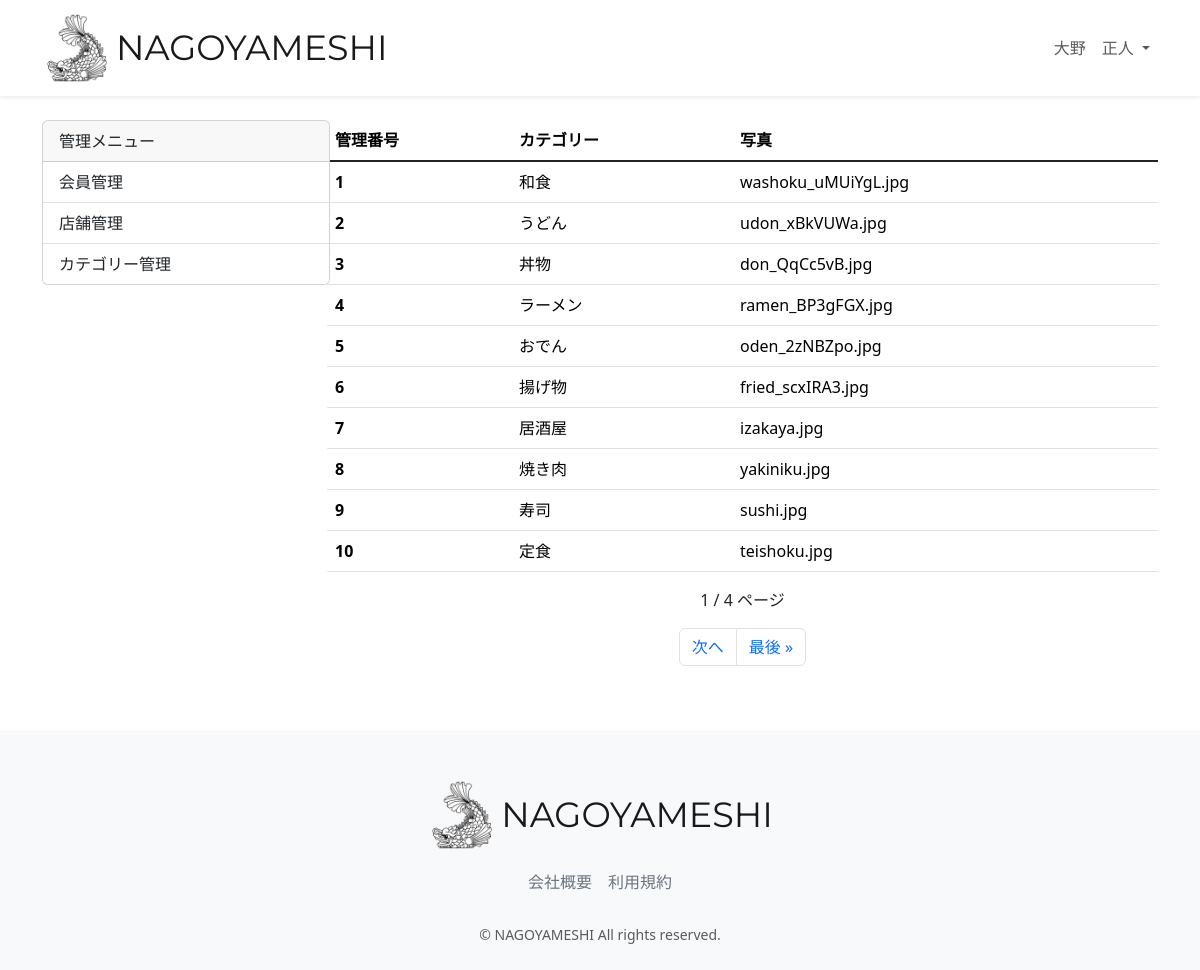
/accounts/management_category (signed in), run on the app's committed database.
### accounts/models.py (models this page shows, shortened)
class CustomUser(AbstractUser):
    user_name = models.CharField(
        max_length=128, null=True, blank=True, verbose_name="ユーザー名前"
    )
    hurigana = models.CharField(
        max_length=128, null=True, blank=True, verbose_name="フリガナ"
    )
    zip_code = models.CharField(
        max_length=16, null=True, blank=True, verbose_name="郵便番号"
    )
    address = models.CharField(
        max_length=255, null=True, blank=True, verbose_name="住所"
    )
    phone_number = models.CharField(
        max_length=20, null=True, blank=True, verbose_name="電話番号"
    )
    birthday = models.CharField(
        max_length=20, null=True, blank=True, verbose_name="誕生日"
    )
    job = models.CharField(max_length=255, null=True, blank=True, verbose_name="職業")
    subscription = models.BooleanField(default=False, verbose_name="有料会員")
    class Meta:
        verbose_name = '会員一覧'
        verbose_name_plural = "会員一覧"

### restaurant/models.py (models this page shows, shortened)
class Category(models.Model):
    name = models.CharField(verbose_name="カテゴリー名", max_length=64)
    photo = models.ImageField(verbose_name="写真", blank=True, null=True)
    class Meta:
        verbose_name = 'カテゴリー一覧'
        verbose_name_plural = "テゴリー一覧"

### accounts/views.py (the view)
# urls.py: path('management_category', views.CategoryList.as_view(),name='management_category',),
class CategoryList(OnlyManagementUserMixin, ListView):
    template_name = 'management/management_category.html'
    model = Category
    paginate_by = 10

### accounts/mixins.py (called while the page is built)
    def test_func(self):
        user = self.request.user
        return user.is_staff

### accounts/templates/management/management_category.html (shortened to what this page needs)
{% extends "layout/base.html" %}
{% load static %}
{% block content %}
<main>
  <br>
  <div class="container nagoyameshi-container pb-5">
    <div class="row justify-content-center">
      <div class="col-xl-3 col-lg-4 col-md-12">
        <div class="card" style="width: 18rem;">
          <div class="card-header">
            管理メニュー
          </div>
          <ul class="list-group list-group-flush">
            <li class="list-group-item">
              <a class="dropdown-item" href="{% url 'management_user' %}">会員管理</a>
            </li>
            <li class="list-group-item">
              <a class="dropdown-item" href="{% url 'management_shop' %}">店舗管理</a>
            </li>
            <li class="list-group-item">
              <a class="dropdown-item" href="{% url 'management_category' %}">カテゴリー管理</a>
            </li>
          </ul>
        </div>
      </div>
      <div class="col">
        <div class="d-flex justify-content-between flex-wrap">
          <table class="table">
            <thead>
              <tr>
                <th scope="col">管理番号</th>
                <th scope="col">カテゴリー</th>
                <th scope="col">写真</th>
              </tr>
            </thead>
            <tbody class="table-group-divider">
              <tr>
                {% for Category in object_list %}
                <th scope="row">{{ Category.id }}</th>
                <td>{{ Category.name }}</td>
                <td>{{ Category.photo }}</td>
              </tr>
              {% endfor %}
            </tbody>
          </table>
        </div>
        <p class="text-center">
          {{ page_obj.number }} / {{ page_obj.paginator.num_pages }} ページ<br>
        </p>
        <nav aria-label="Page navigation example">
          <ul class="pagination justify-content-center">
            {% if page_obj.has_next %}
            <li class="page-item"><a class="page-link" href="?page={{ page_obj.next_page_number }}">次へ</a></li>
            <li class="page-item"><a class="page-link" href="?page={{ page_obj.paginator.num_pages }}">最後 &raquo;</a></li>
            {% endif %}
          </ul>
        </nav>
      </div>
    </div>
  </div>
</main>
{% endblock %}

### restaurant/templates/layout/base.html (shortened to what this page needs)
{% load static %}
<!DOCTYPE html>
<html lang="ja">
  <head>
    <link href="https://cdn.jsdelivr.net/npm/bootstrap@5.3.3/dist/css/bootstrap.min.css" rel="stylesheet">
    <link href="{% static 'css/nagoyameshi.css' %}" rel="stylesheet">
  </head>
  <body>
    <div id="app" class="wrapper">
      <nav class="navbar navbar-expand-md navbar-light bg-white shadow-sm">
        <div class="container nagoyameshi-container">
          <a class="navbar-brand app-name" href="{% url 'top_page' %}">
            <div class="d-flex align-items-center">
              <img class="nagoyameshi-logo me-1" src="{% static 'images/logo/logo.png' %}" alt="nagoyameshi">
              NAGOYAMESHI
            </div>
          </a>
          <div class="collapse navbar-collapse" id="navbarSupportedContent">
            <ul class="navbar-nav ms-auto">
              {% if user.subscription %}
              <li class="nav-item dropdown">
                <a id="navbarDropdown" class="nav-link dropdown-toggle" href="#" role="button" data-bs-toggle="dropdown" aria-haspopup="true" aria-expanded="false" v-pre>
                  {{ user.user_name }}
                </a>
              </li>
              {% endif %}
            </ul>
          </div>
        </div>
      </nav>
      {% block content %}{% endblock %}
      <footer class="bg-light">
        <div class="d-flex justify-content-center footer-logo">
          <a class="navbar-brand app-name" href="{% url 'top_page' %}">
            <div class="d-flex align-items-center">
              <img class="nagoyameshi-logo me-1" src="{% static 'images/logo/logo.png' %}" alt="nagoyameshi">
              NAGOYAMESHI
            </div>
          </a>
        </div>
        <div class="d-flex justify-content-center footer-link">
          <a href="{% url 'company_page' %}" class="link-secondary me-3">会社概要</a>
          <a href="{% url 'terms_page' %}" class="link-secondary">利用規約</a>
        </div>
        <p class="text-center text-muted small mb-0">&copy; NAGOYAMESHI All rights reserved.</p>
      </footer>
    </div>
  </body>
</html>

### static/css/nagoyameshi.css (style rules this page uses)
.wrapper { min-height: 100vh; position: relative; padding-bottom: 240px; box-sizing: border-box; }
.nagoyameshi-logo { height: 70px; }
.app-name { font-family: "Montserrat", sans-serif; font-optical-sizing: auto; font-weight: weight; font-style: normal; font-size: 35px; color: #191919; }
footer { width: 100%; height: 240px; position: absolute; bottom: 0; padding: 50px 15px; }
.footer-logo { margin-bottom: 20px; }
.footer-link { margin-bottom: 30px; }
a { text-decoration: none !important; }

### data on the page
CustomUser: user_name "大野 正人"
Category: id "1", name "和食", photo "washoku_uMUiYgL.jpg"
Category: id "2", name "うどん", photo "udon_xBkVUWa.jpg"
Category: id "3", name "丼物", photo "don_QqCc5vB.jpg"
Category: id "4", name "ラーメン", photo "ramen_BP3gFGX.jpg"
Category: id "5", name "おでん", photo "oden_2zNBZpo.jpg"
Category: id "6", name "揚げ物", photo "fried_scxIRA3.jpg"
Category: id "7", name "居酒屋", photo "izakaya.jpg"
Category: id "8", name "焼き肉", photo "yakiniku.jpg"
Category: id "9", name "寿司", photo "sushi.jpg"
Category: id "10", name "定食", photo "teishoku.jpg"

### other printed values
{{ page_obj.number }} "1"
{{ page_obj.paginator.num_pages }} "4"
